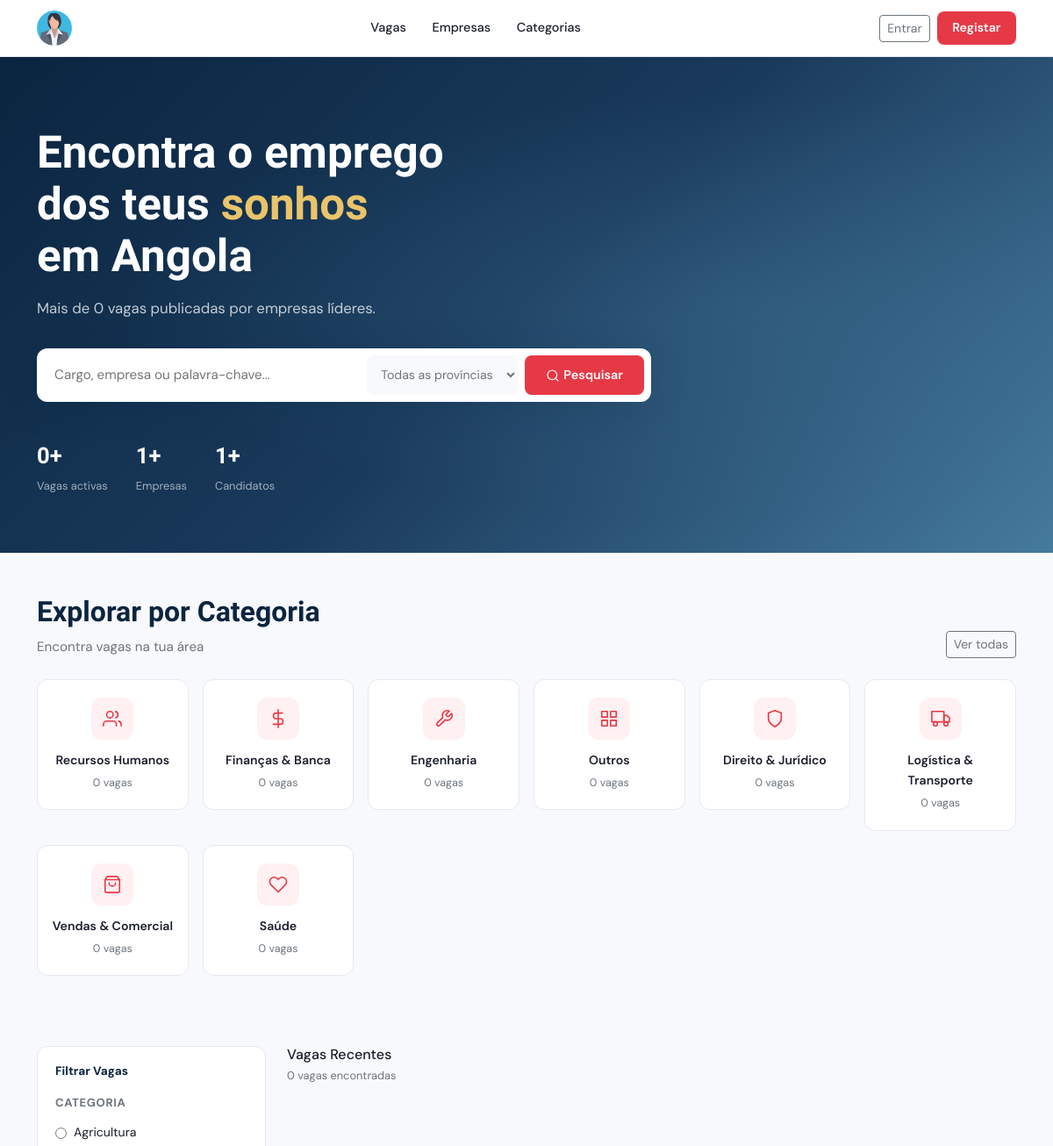
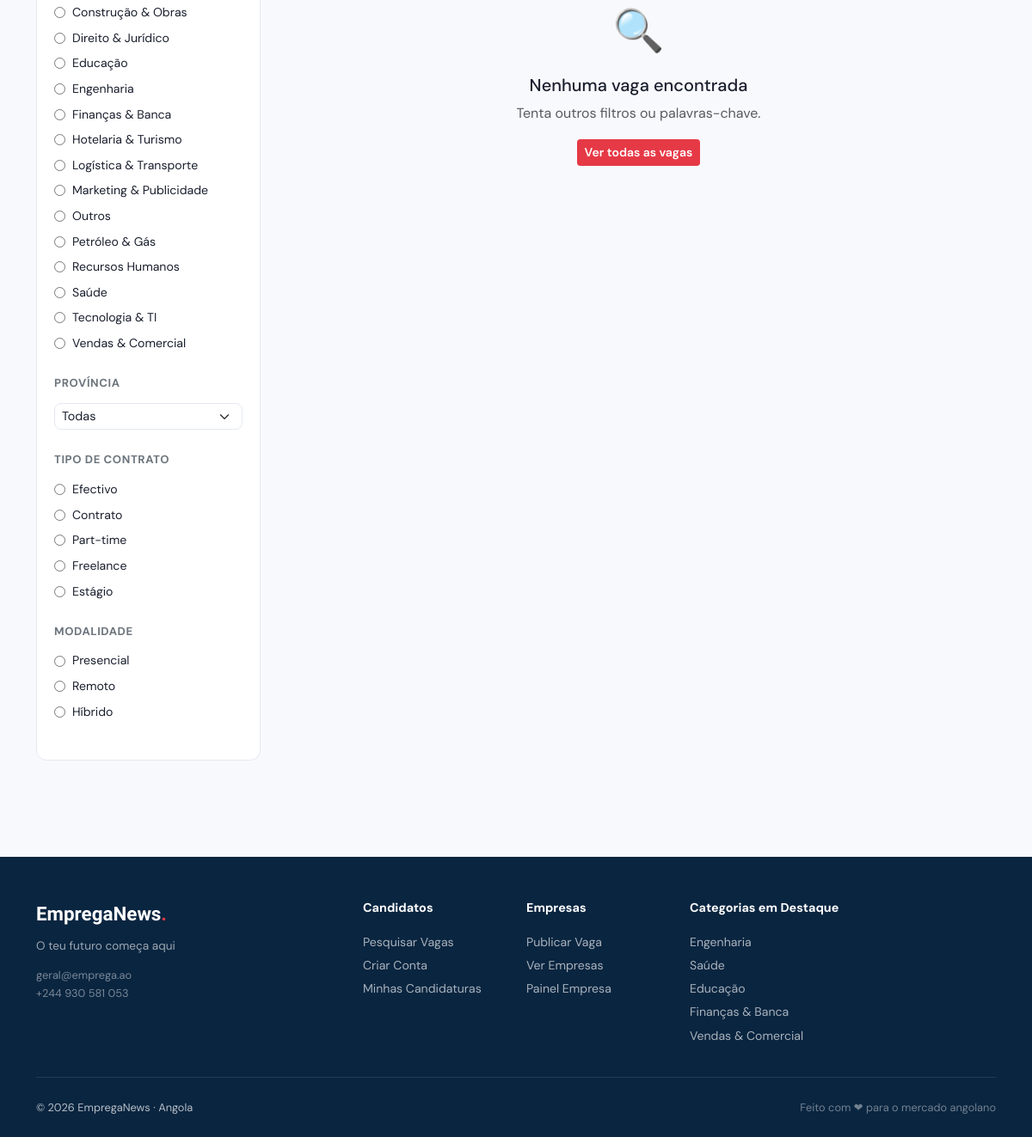
The page / on the database its author committed (2 pictures, top to bottom).
### tables this page shows
CREATE TABLE `categorias` (
  `id` int(11) NOT NULL,
  `nome` varchar(100) NOT NULL,
  `slug` varchar(120) NOT NULL,
  `icone` varchar(50) DEFAULT 'briefcase',
  `total_vagas` int(11) DEFAULT 0,
  `ativo` tinyint(1) DEFAULT 1
);

### includes/config.php (called while the page is built, shortened)
<?php
class DB {
    private static ?PDO $c = null;
    public static function conn(): PDO {
        if (!self::$c) {
            try {
                self::$c = new PDO(
                    "mysql:host=".DB_HOST.";dbname=".DB_NAME.";charset=utf8mb4",
                    DB_USER, DB_PASS,
                    [PDO::ATTR_ERRMODE            => PDO::ERRMODE_EXCEPTION,
                     PDO::ATTR_DEFAULT_FETCH_MODE => PDO::FETCH_ASSOC,
                     PDO::ATTR_EMULATE_PREPARES   => false]
                );
            } catch (PDOException $e) {
                die('
<!DOCTYPE html><html><head><meta charset="UTF-8">
<title>Erro de Ligação</title>
<style>body{font-family:sans-serif;padding:3rem;color:#c00;background:#fff8f8;}
h2{color:#c00;}code{background:#fee;padding:.2rem .4rem;border-radius:4px;}</style>
</head><body>
<h2>⚠ Erro de Ligação à Base de Dados</h2>
<p>Não foi possível ligar ao MySQL. Verifique as configurações em <code>includes/config.php</code>:</p>
<ul>
  <li>DB_HOST: <code>' . DB_HOST . '</code></li>
  <li>DB_NAME: <code>' . DB_NAME . '</code></li>
  <li>DB_USER: <code>' . DB_USER . '</code></li>
</ul>
<p>Mensagem do servidor: <code>' . htmlspecialchars($e->getMessage()) . '</code></p>
<p>Certifique-se de que correu o ficheiro <code>database.sql</code> para criar a base de dados.</p>
</body></html>');
            }
        }
        return self::$c;
    }
    public static function q(string $sql, array $p=[]): PDOStatement { $s=self::conn()->prepare($sql); $s->execute($p); return $s; }
    public static function all(string $sql, array $p=[]): array      { return self::q($sql,$p)->fetchAll(); }
    public static function val(string $sql, array $p=[]): mixed      { $r=self::q($sql,$p)->fetch(PDO::FETCH_NUM); return $r?$r[0]:null; }
}
function allCfg(): array {
    try { return array_column(DB::all("SELECT chave,valor FROM configuracoes"),'valor','chave'); }
    catch(Exception $e){ return []; }
}
function h(mixed $s): string { return htmlspecialchars((string)$s, ENT_QUOTES, 'UTF-8'); }
function url(string $caminho = ''): string {
    return BASE_URL . ltrim($caminho, '/');
}

### index.php (the view, shortened to what this page needs)
<?php
require_once 'includes/config.php';
$cfg = allCfg();
$q        = trim($_GET['q']       ?? '');
$cat_id   = (int)($_GET['cat']    ?? 0);
$prov_id  = (int)($_GET['prov']   ?? 0);
$contrato = $_GET['contrato']     ?? '';
$modal    = $_GET['modal']        ?? '';
$pg       = max(1, (int)($_GET['pg'] ?? 1));
$por_pag  = (int)($cfg['vagas_por_pagina'] ?? 12);
$offset   = ($pg - 1) * $por_pag;
$where = ["v.estado='publicada'"];
$params = [];
$w = implode(' AND ', $where);
$total_vagas = (int)(DB::val("SELECT COUNT(*) FROM vagas v JOIN empresas e ON e.id=v.empresa_id WHERE $w", $params) ?? 0);
$vagas = DB::all(
    "SELECT v.*, e.nome as emp_nome, e.logo as emp_logo, e.verificada as emp_verif, e.id as eid,
            c.nome as cat_nome, p.nome as prov_nome
     FROM vagas v JOIN empresas e ON e.id=v.empresa_id
     LEFT JOIN categorias c ON c.id=v.categoria_id
     LEFT JOIN provincias p ON p.id=v.provincia_id
     WHERE $w ORDER BY v.destaque DESC, v.data_publicacao DESC
     LIMIT $por_pag OFFSET $offset",
    $params
);
$categorias = DB::all("SELECT * FROM categorias WHERE ativo=1 ORDER BY nome");
$total_pub   = DB::val("SELECT COUNT(*) FROM vagas WHERE estado='publicada'") ?? 0;
$total_empr  = DB::val("SELECT COUNT(*) FROM empresas WHERE estado='aprovada'") ?? 0;
$total_cands = DB::val("SELECT COUNT(*) FROM candidatos") ?? 0;
require_once 'includes/header_publico.php';
?>
<?php if ($pg === 1 && !$q && !$cat_id && !$prov_id && !$contrato && !$modal): ?>
<section class="hero">
  <div class="container position-relative">
    <div class="row align-items-center g-4">
      <div class="col-lg-8">
        <h1 class="hero-titulo">
          Encontra o emprego<br>dos teus <span>sonhos</span><br>em <?= h($cfg['site_pais']??'Angola') ?>
        </h1>
        <p class="hero-sub">Mais de <?= number_format($total_pub) ?> vagas publicadas por empresas líderes.</p>
        <form action="<?= url('index.php') ?>" method="GET" class="hero-search">
          <input type="text" name="q" placeholder="Cargo, empresa ou palavra-chave..." value="<?= h($q) ?>">
          <select name="prov">
            <option value="">Todas as províncias</option>
          </select>
          <button type="submit" class="btn-search">
            <i data-feather="search" style="width:16px;height:16px;vertical-align:middle;margin-right:4px;"></i>Pesquisar
          </button>
        </form>
        <div class="hero-stats">
          <div class="hero-stat"><strong><?= number_format($total_pub) ?>+</strong><span>Vagas activas</span></div>
          <div class="hero-stat"><strong><?= number_format($total_empr) ?>+</strong><span>Empresas</span></div>
          <div class="hero-stat"><strong><?= number_format($total_cands) ?>+</strong><span>Candidatos</span></div>
        </div>
      </div>
    </div>
  </div>
</section>
<section class="secao pb-3" style="padding-top:3rem;">
  <div class="container">
    <div class="d-flex justify-content-between align-items-end mb-4 flex-wrap gap-2">
      <div>
        <h2 class="secao-titulo">Explorar por Categoria</h2>
        <p class="secao-sub m-0">Encontra vagas na tua área</p>
      </div>
      <a href="<?= url('categorias.php') ?>" class="btn btn-sm btn-outline-secondary">Ver todas</a>
    </div>
    <div class="row g-3">
      <?php
      $cats_pop = DB::all(
          "SELECT c.*, COUNT(v.id) as total FROM categorias c
           LEFT JOIN vagas v ON v.categoria_id=c.id AND v.estado='publicada'
           WHERE c.ativo=1 GROUP BY c.id ORDER BY total DESC LIMIT 8"
      );
      foreach ($cats_pop as $cat):
      ?>
      <div class="col-6 col-sm-4 col-md-3 col-lg-2">
        <a href="<?= url('index.php?cat='.$cat['id']) ?>" class="cat-card text-decoration-none">
          <div class="cat-icon">
            <i data-feather="<?= h($cat['icone']??'briefcase') ?>" style="width:22px;height:22px;"></i>
          </div>
          <div class="cat-nome"><?= h($cat['nome']) ?></div>
          <div class="cat-vagas"><?= $cat['total'] ?> vaga<?= $cat['total']!=1?'s':'' ?></div>
        </a>
      </div>
      <?php endforeach; ?>
    </div>
  </div>
</section>
<?php endif; ?>
<section class="secao">
  <div class="container">
    <div class="row g-4">
      <div class="col-lg-3 d-none d-lg-block">
        <div class="filtros-sidebar">
          <form method="GET" action="<?= url('index.php') ?>" id="fFiltros">
            <h6 class="fw-bold mb-3" style="font-size:.85rem;color:var(--pri);">Filtrar Vagas</h6>
            <div class="filtro-grupo">
              <div class="filtro-titulo">Categoria</div>
              <?php foreach ($categorias as $c): ?>
              <label class="filtro-check">
                <input type="radio" name="cat" value="<?= $c['id'] ?>"
                  <?= $cat_id==$c['id']?'checked':'' ?>
                  onchange="document.getElementById('fFiltros').submit()">
                <?= h($c['nome']) ?>
              </label>
              <?php endforeach; ?>
            </div>
            <div class="filtro-grupo">
              <div class="filtro-titulo">Província</div>
              <select name="prov" class="form-select form-select-sm"
                onchange="document.getElementById('fFiltros').submit()">
                <option value="">Todas</option>
              </select>
            </div>
            <div class="filtro-grupo">
              <div class="filtro-titulo">Tipo de Contrato</div>
              <?php foreach (['efectivo'=>'Efectivo','contrato'=>'Contrato','part_time'=>'Part-time','freelance'=>'Freelance','estagio'=>'Estágio'] as $v=>$l): ?>
              <label class="filtro-check">
                <input type="radio" name="contrato" value="<?= $v ?>"
                  <?= $contrato===$v?'checked':'' ?>
                  onchange="document.getElementById('fFiltros').submit()">
                <?= $l ?>
              </label>
              <?php endforeach; ?>
            </div>
            <div class="filtro-grupo">
              <div class="filtro-titulo">Modalidade</div>
              <?php foreach (['presencial'=>'Presencial','remoto'=>'Remoto','hibrido'=>'Híbrido'] as $v=>$l): ?>
              <label class="filtro-check">
                <input type="radio" name="modal" value="<?= $v ?>"
                  <?= $modal===$v?'checked':'' ?>
                  onchange="document.getElementById('fFiltros').submit()">
                <?= $l ?>
              </label>
              <?php endforeach; ?>
            </div>
          </form>
        </div>
      </div>
      <div class="col-lg-9">
        <div class="d-flex justify-content-between align-items-center mb-3 flex-wrap gap-2">
          <div>
            <h5 class="mb-0" style="font-size:1rem;">
              <?php if ($q): ?>Resultados para "<strong><?= h($q) ?></strong>"
              <?php elseif ($cat_id): ?><?= h($categorias[array_search($cat_id,array_column($categorias,'id'))]['nome'] ?? 'Categoria') ?>
              <?php else: ?>Vagas Recentes<?php endif; ?>
            </h5>
            <span class="text-muted-sm"><?= number_format($total_vagas) ?> vaga<?= $total_vagas!=1?'s':'' ?> encontrada<?= $total_vagas!=1?'s':'' ?></span>
          </div>
        </div>
        <?php if (empty($vagas)): ?>
        <div class="text-center py-5">
          <div style="font-size:3rem;margin-bottom:.75rem;">🔍</div>
          <h5>Nenhuma vaga encontrada</h5>
          <p class="text-muted">Tenta outros filtros ou palavras-chave.</p>
          <a href="<?= url('index.php') ?>" class="btn btn-sm" style="background:var(--ace);color:#fff;font-weight:600;">Ver todas as vagas</a>
        </div>
        <?php endif; ?>
      </div>
    </div>
  </div>
</section>
<?php require_once 'includes/footer_publico.php'; ?>

### includes/footer_publico.php (shortened to what this page needs)
<footer class="site-footer mt-5">
  <div class="container">
    <div class="row g-4">
      <div class="col-md-4">
        <div style="font-family:'Clash Display','DM Sans',sans-serif;font-size:1.4rem;font-weight:700;color:#fff;margin-bottom:.5rem;">
          <?= h($cfg['site_nome']??'Emprega') ?><span style="color:var(--ace);">.</span>
        </div>
        <p style="font-size:.85rem;color:rgba(255,255,255,.6);margin-bottom:.75rem;"><?= h($cfg['site_slogan']??'') ?></p>
        <div style="font-size:.8rem;color:rgba(255,255,255,.45);">
          <?= h($cfg['site_email']??'') ?><br><?= h($cfg['site_telefone']??'') ?>
        </div>
      </div>
      <div class="col-md-2">
        <div class="footer-titulo">Candidatos</div>
        <a href="<?= url('index.php') ?>"                        class="d-block mb-1">Pesquisar Vagas</a>
        <a href="<?= url('registar.php?tipo=candidato') ?>"      class="d-block mb-1">Criar Conta</a>
        <a href="<?= url('candidato/candidaturas.php') ?>"       class="d-block mb-1">Minhas Candidaturas</a>
      </div>
      <div class="col-md-2">
        <div class="footer-titulo">Empresas</div>
        <a href="<?= url('registar.php?tipo=empresa') ?>"        class="d-block mb-1">Publicar Vaga</a>
        <a href="<?= url('empresas.php') ?>"                     class="d-block mb-1">Ver Empresas</a>
        <a href="<?= url('empresa/index.php') ?>"                class="d-block mb-1">Painel Empresa</a>
      </div>
      <div class="col-md-4">
        <div class="footer-titulo">Categorias em Destaque</div>
        <?php
        try {
          $cats_footer = DB::all("SELECT id,nome FROM categorias WHERE ativo=1 ORDER BY total_vagas DESC LIMIT 5");
          foreach ($cats_footer as $c):
        ?>
        <a href="<?= url('index.php?cat='.$c['id']) ?>" class="d-block mb-1"><?= h($c['nome']) ?></a>
        <?php endforeach; } catch(Exception $e){} ?>
      </div>
    </div>
    <div class="footer-bottom d-flex justify-content-between flex-wrap gap-2">
      <span>© <?= date('Y') ?> <?= h($cfg['site_nome']??'Emprega') ?> · <?= h($cfg['site_pais']??'Angola') ?></span>
      <span style="opacity:.6;">Feito com ❤ para o mercado angolano</span>
    </div>
  </div>
</footer>
</body>
</html>

### assets/css/style.css (style rules this page uses)
:root { --pri: #0a2540; --sec: #457b9d; --ace: #e63946; --ace2: #c1121f; --ok: #2d6a4f; --warn: #e9c46a; --bg: #f8f9fc; --bg2: #ffffff; --border: #e4e9f0; --text: #1a1f2e; --muted: #6c757d; --radius: 12px; --radius-sm: 8px; --shadow: 0 2px 12px rgba(10,37,64,.07); --shadow-md: 0 4px 24px rgba(10,37,64,.11); --shadow-lg: 0 8px 40px rgba(10,37,64,.15); --font: 'DM Sans', sans-serif; --font-display: 'Clash Display', 'DM Sans', sans-serif; --trans: .2s ease; }
*,*::before,*::after { box-sizing:border-box;margin:0;padding:0; }
html { font-size:16px;scroll-behavior:smooth; }
body { font-family:var(--font);background:var(--bg);color:var(--text);line-height:1.65;overflow-x:hidden; }
a { color:var(--sec);text-decoration:none;transition:color var(--trans); }
h1,h2,h3,h4 { font-family:var(--font-display);line-height:1.2; }
.hero { background:linear-gradient(135deg, var(--pri) 0%, #1a3a5c 50%, var(--sec) 100%); padding:5rem 0 4rem; position:relative; overflow:hidden; }
.hero::before { content:'';position:absolute;inset:0; background:radial-gradient(ellipse at 70% 50%, rgba(69,123,157,.3) 0%, transparent 60%); pointer-events:none; }
.hero-titulo { font-size:clamp(2rem, 5vw, 3.2rem); font-weight:700; color:#fff; line-height:1.15; margin-bottom:1rem; }
.hero-titulo span { color:var(--warn); }
.hero-sub { color:rgba(255,255,255,.75);font-size:1.05rem;margin-bottom:2rem; }
.hero-search { background:#fff; border-radius:var(--radius); padding:.5rem; display:flex;gap:.5rem; box-shadow:var(--shadow-lg); max-width:700px; }
.hero-search input { flex:1;border:none;outline:none; font-family:var(--font);font-size:.95rem;color:var(--text); padding:.6rem .75rem;border-radius:var(--radius-sm); background:transparent; }
.hero-search select { border:none;outline:none;background:#f8f9fc; font-family:var(--font);font-size:.88rem;color:var(--muted); padding:.6rem .75rem;border-radius:var(--radius-sm); cursor:pointer; }
.hero-search .btn-search { background:var(--ace);color:#fff;border:none; font-weight:600;font-size:.9rem; padding:.6rem 1.5rem;border-radius:var(--radius-sm); cursor:pointer;white-space:nowrap; transition:background var(--trans); }
.hero-stats { display:flex;gap:2rem;margin-top:2.5rem;flex-wrap:wrap; }
.hero-stat { color:rgba(255,255,255,.85); }
.hero-stat strong { display:block;font-size:1.6rem;font-weight:700;color:#fff;font-family:var(--font-display); }
.hero-stat span { font-size:.8rem;opacity:.7; }
.cat-card { background:#fff;border:1px solid var(--border); border-radius:var(--radius);padding:1.25rem 1rem; text-align:center;transition:all var(--trans);cursor:pointer; display:block;color:var(--text); }
.cat-card .cat-icon { width:48px;height:48px;border-radius:12px; background:#fff0f1;display:flex;align-items:center;justify-content:center; margin:0 auto .75rem;transition:background var(--trans); }
.cat-card .cat-icon svg { width:22px;height:22px;color:var(--ace); }
.cat-card .cat-nome { font-weight:600;font-size:.88rem;margin-bottom:.25rem; }
.cat-card .cat-vagas { font-size:.78rem;color:var(--muted); }
.secao { padding:4rem 0; }
.secao-titulo { font-size:clamp(1.4rem,3vw,2rem);font-weight:700;color:var(--pri);margin-bottom:.5rem; }
.secao-sub { color:var(--muted);font-size:.95rem; }
.filtros-sidebar { background:#fff;border:1px solid var(--border); border-radius:var(--radius);padding:1.25rem; position:sticky;top:80px; }
.filtro-grupo { margin-bottom:1.5rem; }
.filtro-titulo { font-weight:700;font-size:.82rem;text-transform:uppercase;letter-spacing:.6px;color:var(--muted);margin-bottom:.75rem; }
.filtro-check { display:flex;align-items:center;gap:.5rem;margin-bottom:.4rem;font-size:.88rem;cursor:pointer; }
.filtro-check input { accent-color:var(--ace); }
.form-control,.form-select { border:1.5px solid var(--border);border-radius:var(--radius-sm); font-family:var(--font);font-size:.9rem;color:var(--text); transition:border-color var(--trans),box-shadow var(--trans); }
footer.site-footer { background:var(--pri);color:rgba(255,255,255,.7);padding:3rem 0 1.5rem; }
footer.site-footer a { color:rgba(255,255,255,.65);font-size:.88rem; }
footer.site-footer .footer-titulo { color:#fff;font-weight:700;margin-bottom:1rem;font-size:.9rem; }
.footer-bottom { border-top:1px solid rgba(255,255,255,.1);padding-top:1.5rem;margin-top:2rem;font-size:.8rem; }
.text-muted-sm { color:var(--muted);font-size:.8rem; }

### rows shown on the page
categorias: nome "Recursos Humanos", total "0", cat "☐ Recursos Humanos"
categorias: nome "Finanças & Banca", total "0", cat "☐ Finanças & Banca"
categorias: nome "Engenharia", total "0", cat "☐ Engenharia"
categorias: nome "Outros", total "0", cat "☐ Outros"
categorias: nome "Direito & Jurídico", total "0", cat "☐ Direito & Jurídico"
categorias: nome "Logística & Transporte", total "0", cat "☐ Logística & Transporte"
categorias: nome "Vendas & Comercial", total "0", cat "☐ Vendas & Comercial"
categorias: nome "Saúde", total "0", cat "☐ Saúde"
categorias: cat "☐ Agricultura", nome "Agricultura"
categorias: cat "☐ Construção & Obras", nome "Construção & Obras"
categorias: cat "☐ Educação", nome "Educação"
categorias: cat "☐ Hotelaria & Turismo", nome "Hotelaria & Turismo"
categorias: cat "☐ Marketing & Publicidade", nome "Marketing & Publicidade"
categorias: cat "☐ Petróleo & Gás", nome "Petróleo & Gás"
categorias: cat "☐ Tecnologia & TI", nome "Tecnologia & TI"

### other values the page prints
$cfg['site_pais'] "Angola"
$total_pub "0"
$total_empr "1"
$total_cands "1"
$l "Efectivo"
$l "Contrato"
$l "Part-time"
$l "Freelance"
$l "Estágio"
$l "Presencial"
$l "Remoto"
$l "Híbrido"
$total_vagas "0"
$cfg['site_nome'] "EmpregaNews"
$cfg['site_slogan'] "O teu futuro começa aqui"
